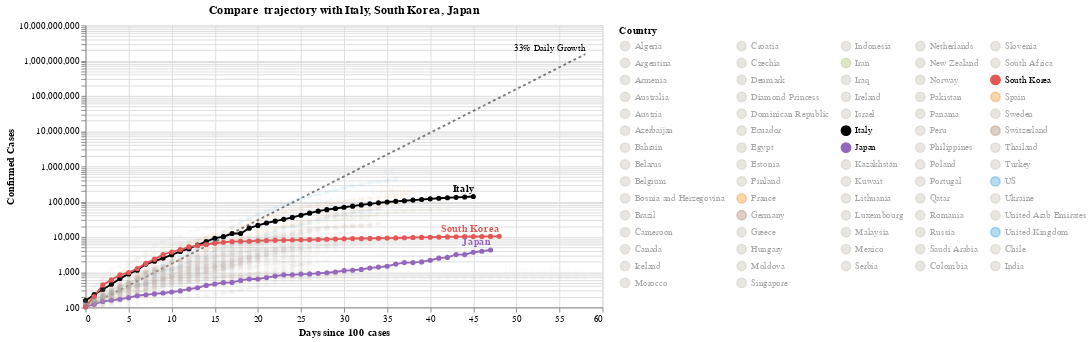

Notebook cell for this chart:
### Code cell
#hide_input
chart = make_since_chart()
chart

### Figure 1 — Vega-Lite specification as saved in the notebook (floating-point values rounded to 4 significant figures; data arrays with more than 128 entries replaced by an {"elided": "..."} marker saying what was removed)
{"config": {"view": {"continuousWidth": 400, "continuousHeight": 300}}, "layer": [{"mark": {"type": "line", "color": "black", "opacity": 0.5, "strokeDash": [3, 3]}, "encoding": {"x": {"type": "quantitative", "field": "Days since 100 cases"}, "y": {"type": "quantitative", "field": "Confirmed Cases"}}}, {"mark": {"type": "text", "align": "right", "dy": -6, "fontSize": 10, "text": "33% Daily Growth"}, "encoding": {"x": {"type": "quantitative", "field": "Days since 100 cases"}, "y": {"type": "quantitative", "field": "Confirmed Cases"}}, "transform": [{"filter": "(datum['Days since 100 cases'] >= 58)"}]}, {"data": {"name": "data-8869de846691bbfd8968a82d422f7e0f"}, "mark": {"type": "line", "point": true}, "encoding": {"color": {"type": "nominal", "field": "Country", "legend": {"columns": 5, "symbolLimit": 72}, "scale": {"domain": ["Algeria", "Argentina", "Armenia", "Australia", "Austria", "Azerbaijan", "Bahrain", "Belarus", "Belgium", "Bosnia and Herzegovina", "Brazil", "Cameroon", "Canada", "Chile", "Colombia", "Croatia", "Czechia", "Denmark", "Diamond Princess", "Dominican Republic", "Ecuador", "Egypt", "Estonia", "Finland", "France", "Germany", "Greece", "Hungary", "Iceland", "India", "Indonesia", "Iran", "Iraq", "Ireland", "Israel", "Italy", "Japan", "Kazakhstan", "Kuwait", "Lithuania", "Luxembourg", "Malaysia", "Mexico", "Moldova", "Morocco", "Netherlands", "New Zealand", "Norway", "Pakistan", "Panama", "Peru", "Philippines", "Poland", "Portugal", "Qatar", "Romania", "Russia", "Saudi Arabia", "Serbia", "Singapore", "Slovenia", "South Africa", "South Korea", "Spain", "Sweden", "Switzerland", "Thailand", "Turkey", "US", "Ukraine", "United Arab Emirates", "United Kingdom"], "range": ["#C1B7AD", "#C1B7AD", "#C1B7AD", "#C1B7AD", "#C1B7AD", "#C1B7AD", "#C1B7AD", "#C1B7AD", "#C1B7AD", "#C1B7AD", "#C1B7AD", "#C1B7AD", "#C1B7AD", "#C1B7AD", "#C1B7AD", "#C1B7AD", "#C1B7AD", "#C1B7AD", "#C1B7AD", "#C1B7AD", "#C1B7AD", "#C1B7AD", "#C1B7AD", "#C1B7AD", "#F58518", "#9D755D", "#C1B7AD", "#C1B7AD", "#C1B7AD", "#C1B7AD", "#C1B7AD", "#A1BA59", "#C1B7AD", "#C1B7AD", "#C1B7AD", "black", "#9467bd", "#C1B7AD", "#C1B7AD", "#C1B7AD", "#C1B7AD", "#C1B7AD", "#C1B7AD", "#C1B7AD", "#C1B7AD", "#C1B7AD", "#C1B7AD", "#C1B7AD", "#C1B7AD", "#C1B7AD", "#C1B7AD", "#C1B7AD", "#C1B7AD", "#C1B7AD", "#C1B7AD", "#C1B7AD", "#C1B7AD", "#C1B7AD", "#C1B7AD", "#C1B7AD", "#C1B7AD", "#C1B7AD", "#E45756", "#F58518", "#C1B7AD", "#9D755D", "#C1B7AD", "#C1B7AD", "#2495D3", "#C1B7AD", "#C1B7AD", "#2495D3"]}}, "opacity": {"condition": {"value": 1, "selection": "selector001"}, "value": 0.05}, "tooltip": [{"type": "nominal", "field": "Country"}, {"type": "temporal", "field": "Date"}, {"type": "quantitative", "field": "Confirmed Cases"}, {"type": "quantitative", "field": "Days since 100 cases"}], "x": {"type": "quantitative", "field": "Days since 100 cases"}, "y": {"type": "quantitative", "field": "Confirmed Cases", "scale": {"type": "log"}}}, "selection": {"selector001": {"type": "multi", "fields": ["Country"], "bind": "legend", "init": [{"Country": "Italy"}, {"Country": "South Korea"}, {"Country": "Japan"}]}}, "width": 550}, {"data": {"name": "data-8869de846691bbfd8968a82d422f7e0f"}, "mark": {"type": "text", "align": "right", "dy": -8, "fontWeight": "bold"}, "encoding": {"color": {"type": "nominal", "field": "Country", "legend": {"columns": 5, "symbolLimit": 72}, "scale": {"domain": ["Algeria", "Argentina", "Armenia", "Australia", "Austria", "Azerbaijan", "Bahrain", "Belarus", "Belgium", "Bosnia and Herzegovina", "Brazil", "Cameroon", "Canada", "Chile", "Colombia", "Croatia", "Czechia", "Denmark", "Diamond Princess", "Dominican Republic", "Ecuador", "Egypt", "Estonia", "Finland", "France", "Germany", "Greece", "Hungary", "Iceland", "India", "Indonesia", "Iran", "Iraq", "Ireland", "Israel", "Italy", "Japan", "Kazakhstan", "Kuwait", "Lithuania", "Luxembourg", "Malaysia", "Mexico", "Moldova", "Morocco", "Netherlands", "New Zealand", "Norway", "Pakistan", "Panama", "Peru", "Philippines", "Poland", "Portugal", "Qatar", "Romania", "Russia", "Saudi Arabia", "Serbia", "Singapore", "Slovenia", "South Africa", "South Korea", "Spain", "Sweden", "Switzerland", "Thailand", "Turkey", "US", "Ukraine", "United Arab Emirates", "United Kingdom"], "range": ["#C1B7AD", "#C1B7AD", "#C1B7AD", "#C1B7AD", "#C1B7AD", "#C1B7AD", "#C1B7AD", "#C1B7AD", "#C1B7AD", "#C1B7AD", "#C1B7AD", "#C1B7AD", "#C1B7AD", "#C1B7AD", "#C1B7AD", "#C1B7AD", "#C1B7AD", "#C1B7AD", "#C1B7AD", "#C1B7AD", "#C1B7AD", "#C1B7AD", "#C1B7AD", "#C1B7AD", "#F58518", "#9D755D", "#C1B7AD", "#C1B7AD", "#C1B7AD", "#C1B7AD", "#C1B7AD", "#A1BA59", "#C1B7AD", "#C1B7AD", "#C1B7AD", "black", "#9467bd", "#C1B7AD", "#C1B7AD", "#C1B7AD", "#C1B7AD", "#C1B7AD", "#C1B7AD", "#C1B7AD", "#C1B7AD", "#C1B7AD", "#C1B7AD", "#C1B7AD", "#C1B7AD", "#C1B7AD", "#C1B7AD", "#C1B7AD", "#C1B7AD", "#C1B7AD", "#C1B7AD", "#C1B7AD", "#C1B7AD", "#C1B7AD", "#C1B7AD", "#C1B7AD", "#C1B7AD", "#C1B7AD", "#E45756", "#F58518", "#C1B7AD", "#9D755D", "#C1B7AD", "#C1B7AD", "#2495D3", "#C1B7AD", "#C1B7AD", "#2495D3"]}}, "opacity": {"condition": {"value": 1, "selection": "selector001"}, "value": 0.05}, "text": {"type": "nominal", "field": "Country"}, "tooltip": [{"type": "nominal", "field": "Country"}, {"type": "temporal", "field": "Date"}, {"type": "quantitative", "field": "Confirmed Cases"}, {"type": "quantitative", "field": "Days since 100 cases"}], "x": {"type": "quantitative", "field": "Days since 100 cases"}, "y": {"type": "quantitative", "field": "Confirmed Cases", "scale": {"type": "log"}}}, "transform": [{"filter": "(datum['Date'] >= 1586304000000)"}], "width": 550}], "data": {"name": "data-d0995df67a312cadc0bfa06f90b57fab"}, "title": "Compare  trajectory with Italy, South Korea, Japan", "$schema": "https://vega.github.io/schema/vega-lite/v4.8.1.json", "datasets": {"data-d0995df67a312cadc0bfa06f90b57fab": [{"Days since 100 cases": 0, "Confirmed Cases": 100.0}, {"Days since 100 cases": 1, "Confirmed Cases": 133.0}, {"Days since 100 cases": 2, "Confirmed Cases": 176.9}, {"Days since 100 cases": 3, "Confirmed Cases": 235.3}, {"Days since 100 cases": 4, "Confirmed Cases": 312.9}, {"Days since 100 cases": 5, "Confirmed Cases": 416.2}, {"Days since 100 cases": 6, "Confirmed Cases": 553.5}, {"Days since 100 cases": 7, "Confirmed Cases": 736.1}, {"Days since 100 cases": 8, "Confirmed Cases": 979.1}, {"Days since 100 cases": 9, "Confirmed Cases": 1302.0}, {"Days since 100 cases": 10, "Confirmed Cases": 1732.0}, {"Days since 100 cases": 11, "Confirmed Cases": 2303.0}, {"Days since 100 cases": 12, "Confirmed Cases": 3064.0}, {"Days since 100 cases": 13, "Confirmed Cases": 4074.0}, {"Days since 100 cases": 14, "Confirmed Cases": 5419.0}, {"Days since 100 cases": 15, "Confirmed Cases": 7207.0}, {"Days since 100 cases": 16, "Confirmed Cases": 9586.0}, {"Days since 100 cases": 17, "Confirmed Cases": 12750.0}, {"Days since 100 cases": 18, "Confirmed Cases": 16960.0}, {"Days since 100 cases": 19, "Confirmed Cases": 22550.0}, {"Days since 100 cases": 20, "Confirmed Cases": 29990.0}, {"Days since 100 cases": 21, "Confirmed Cases": 39890.0}, {"Days since 100 cases": 22, "Confirmed Cases": 53060.0}, {"Days since 100 cases": 23, "Confirmed Cases": 70560.0}, {"Days since 100 cases": 24, "Confirmed Cases": 93850.0}, {"Days since 100 cases": 25, "Confirmed Cases": 124800.0}, {"Days since 100 cases": 26, "Confirmed Cases": 166000.0}, {"Days since 100 cases": 27, "Confirmed Cases": 220800.0}, {"Days since 100 cases": 28, "Confirmed Cases": 293700.0}, {"Days since 100 cases": 29, "Confirmed Cases": 390600.0}, {"Days since 100 cases": 30, "Confirmed Cases": 519500.0}, {"Days since 100 cases": 31, "Confirmed Cases": 690900.0}, {"Days since 100 cases": 32, "Confirmed Cases": 918900.0}, {"Days since 100 cases": 33, "Confirmed Cases": 1222000.0}, {"Days since 100 cases": 34, "Confirmed Cases": 1625000.0}, {"Days since 100 cases": 35, "Confirmed Cases": 2162000.0}, {"Days since 100 cases": 36, "Confirmed Cases": 2875000.0}, {"Days since 100 cases": 37, "Confirmed Cases": 3824000.0}, {"Days since 100 cases": 38, "Confirmed Cases": 5086000.0}, {"Days since 100 cases": 39, "Confirmed Cases": 6764000.0}, {"Days since 100 cases": 40, "Confirmed Cases": 8996000.0}, {"Days since 100 cases": 41, "Confirmed Cases": 11970000.0}, {"Days since 100 cases": 42, "Confirmed Cases": 15910000.0}, {"Days since 100 cases": 43, "Confirmed Cases": 21170000.0}, {"Days since 100 cases": 44, "Confirmed Cases": 28150000.0}, {"Days since 100 cases": 45, "Confirmed Cases": 37440000.0}, {"Days since 100 cases": 46, "Confirmed Cases": 49790000.0}, {"Days since 100 cases": 47, "Confirmed Cases": 66230000.0}, {"Days since 100 cases": 48, "Confirmed Cases": 88080000.0}, {"Days since 100 cases": 49, "Confirmed Cases": 117100000.0}, {"Days since 100 cases": 50, "Confirmed Cases": 155800000.0}, {"Days since 100 cases": 51, "Confirmed Cases": 207200000.0}, {"Days since 100 cases": 52, "Confirmed Cases": 275600000.0}, {"Days since 100 cases": 53, "Confirmed Cases": 366600000.0}, {"Days since 100 cases": 54, "Confirmed Cases": 487500000.0}, {"Days since 100 cases": 55, "Confirmed Cases": 648400000.0}, {"Days since 100 cases": 56, "Confirmed Cases": 862400000.0}, {"Days since 100 cases": 57, "Confirmed Cases": 1147000000.0}, {"Days since 100 cases": 58, "Confirmed Cases": 1525000000.0}], "data-8869de846691bbfd8968a82d422f7e0f": {"elided": "1945 records"}}}
